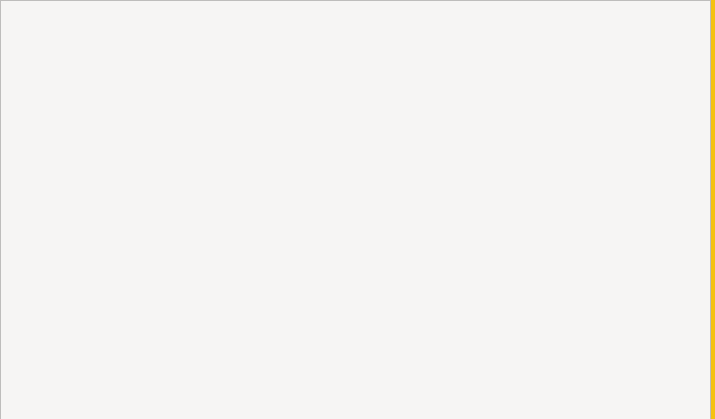
<?xml version="1.0" encoding="UTF-8"?>
<ui version="4.0">
 <class>db_client</class>
 <widget class="QWidget" name="db_client">
  <property name="geometry">
   <rect>
    <x>0</x>
    <y>0</y>
    <width>715</width>
    <height>419</height>
   </rect>
  </property>
  <property name="windowTitle">
   <string>client</string>
  </property>
  <property name="styleSheet">
   <string notr="true">background-color: rgb(245, 194, 17);</string>
  </property>
  <widget class="QTableView" name="tableView_clin">
   <property name="geometry">
    <rect>
     <x>0</x>
     <y>0</y>
     <width>711</width>
     <height>421</height>
    </rect>
   </property>
   <property name="styleSheet">
    <string notr="true">background-color: rgb(246, 245, 244);</string>
   </property>
  </widget>
 </widget>
 <resources/>
 <connections/>
</ui>
